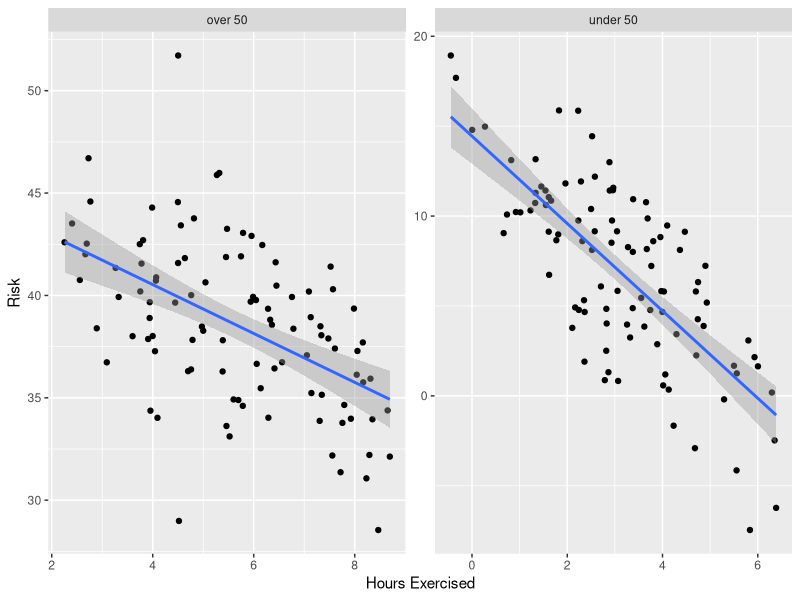
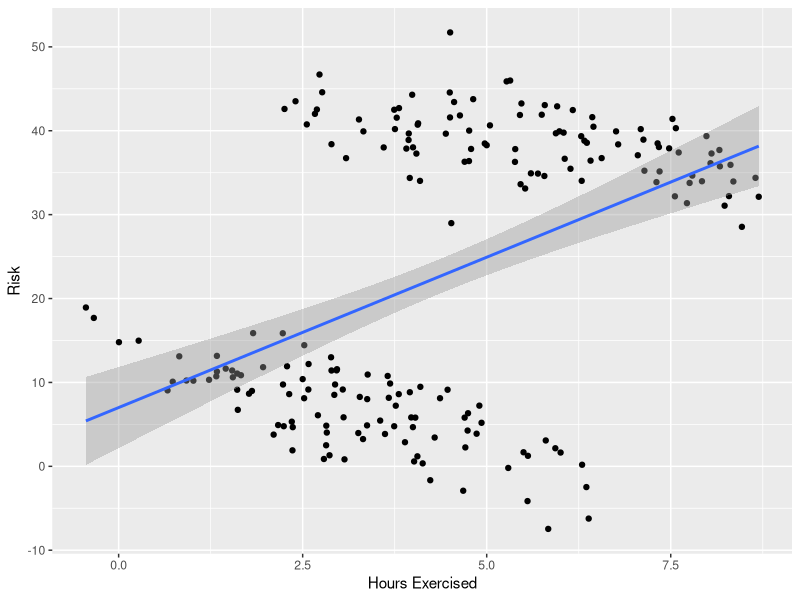
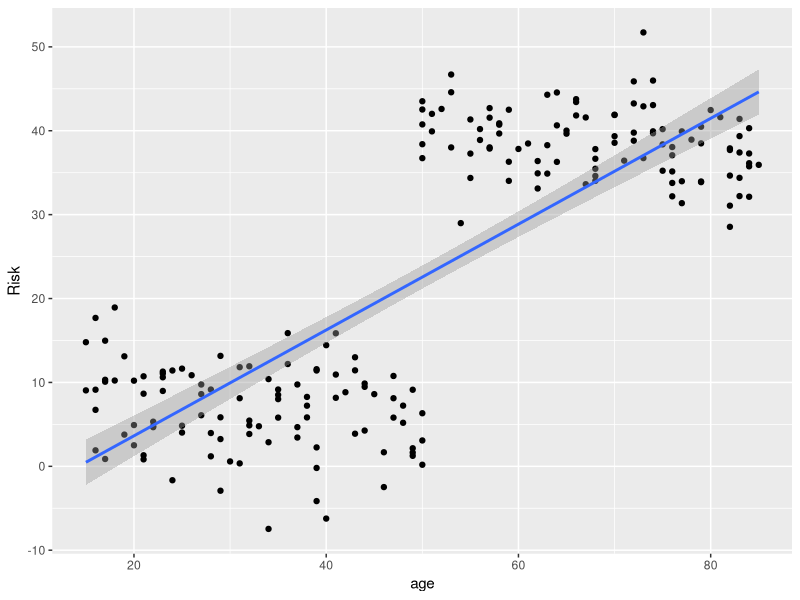

Source code (R) for these figures, in order:
## ---- chunk 1
knitr::opts_chunk$set(echo = FALSE)
library(tidyverse)
## ---- chunk 2

n_samples <- 100
set.seed(424)
ages <- round(runif(n_samples,15, 50))
set.seed(424)
hours <- round(runif(n_samples,1, 5)) + rnorm(n_samples)
set.seed(424)
p <- 7 + 0.5 * ages + -5.2 * hours + rnorm(n_samples)
under_50 <- tibble(age = ages, `Hours Exercised` = hours, `Risk` = p)
under_50$age_cat <- "under 50"
            

n_samples <- 100
set.seed(42)
ages <- round(runif(n_samples,50, 85))
set.seed(42)
hours <- round(runif(n_samples,3, 8)) +  rnorm(n_samples) * 0.5
set.seed(42)
p <- 20 + .7 * ages + -5.2 * hours +rnorm(n_samples) * 2
over_50 = tibble(age = ages, `Hours Exercised` = hours, `Risk` = p)
over_50$age_cat <- "over 50"

exercise_dat <- rbind(under_50,over_50)


ggplot(exercise_dat, aes(x = `Hours Exercised`, y = Risk))+
  geom_point()+
  geom_smooth(method = "lm")+
  facet_wrap(~age_cat,scales="free")
## ---- chunk 3
ggplot(exercise_dat, aes(x = `Hours Exercised`, y = Risk))+
  geom_point()+
  geom_smooth(method = "lm")
## ---- chunk 4
ggplot(exercise_dat, aes(x = age, y = Risk))+
  geom_point()+
  geom_smooth(method = "lm")
